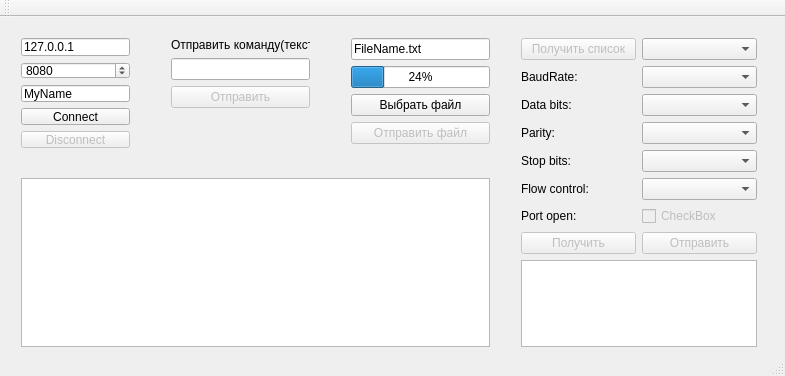
<?xml version="1.0" encoding="UTF-8"?>
<ui version="4.0">
 <class>MainWindow</class>
 <widget class="QMainWindow" name="MainWindow">
  <property name="geometry">
   <rect>
    <x>0</x>
    <y>0</y>
    <width>785</width>
    <height>376</height>
   </rect>
  </property>
  <property name="windowTitle">
   <string>MainWindow</string>
  </property>
  <widget class="QWidget" name="centralWidget">
   <widget class="QWidget" name="layoutWidget">
    <property name="geometry">
     <rect>
      <x>10</x>
      <y>10</y>
      <width>131</width>
      <height>132</height>
     </rect>
    </property>
    <layout class="QVBoxLayout" name="verticalLayout">
     <item>
      <widget class="QLineEdit" name="leHost">
       <property name="text">
        <string>127.0.0.1</string>
       </property>
      </widget>
     </item>
     <item>
      <widget class="QSpinBox" name="sbPort">
       <property name="maximum">
        <number>65536</number>
       </property>
       <property name="value">
        <number>8080</number>
       </property>
      </widget>
     </item>
     <item>
      <widget class="QLineEdit" name="leName">
       <property name="text">
        <string>MyName</string>
       </property>
      </widget>
     </item>
     <item>
      <widget class="QPushButton" name="pbConnect">
       <property name="text">
        <string>Connect</string>
       </property>
      </widget>
     </item>
     <item>
      <widget class="QPushButton" name="pbDisconnect">
       <property name="enabled">
        <bool>false</bool>
       </property>
       <property name="text">
        <string>Disconnect</string>
       </property>
      </widget>
     </item>
    </layout>
   </widget>
   <widget class="QWidget" name="verticalLayoutWidget">
    <property name="geometry">
     <rect>
      <x>10</x>
      <y>150</y>
      <width>491</width>
      <height>191</height>
     </rect>
    </property>
    <layout class="QVBoxLayout" name="verticalLayout_2">
     <item>
      <widget class="QListWidget" name="lwLog"/>
     </item>
    </layout>
   </widget>
   <widget class="QWidget" name="verticalLayoutWidget_2">
    <property name="geometry">
     <rect>
      <x>340</x>
      <y>10</y>
      <width>161</width>
      <height>131</height>
     </rect>
    </property>
    <layout class="QVBoxLayout" name="verticalLayout_3">
     <item>
      <widget class="QLineEdit" name="leFileName">
       <property name="text">
        <string>FileName.txt</string>
       </property>
       <property name="readOnly">
        <bool>true</bool>
       </property>
      </widget>
     </item>
     <item>
      <widget class="QProgressBar" name="pgFileSend">
       <property name="value">
        <number>24</number>
       </property>
      </widget>
     </item>
     <item>
      <widget class="QPushButton" name="pushButton">
       <property name="text">
        <string>Выбрать файл</string>
       </property>
      </widget>
     </item>
     <item>
      <widget class="QPushButton" name="btnSendFile">
       <property name="enabled">
        <bool>false</bool>
       </property>
       <property name="text">
        <string>Отправить файл</string>
       </property>
      </widget>
     </item>
     <item>
      <spacer name="verticalSpacer">
       <property name="orientation">
        <enum>Qt::Vertical</enum>
       </property>
       <property name="sizeHint" stdset="0">
        <size>
         <width>20</width>
         <height>40</height>
        </size>
       </property>
      </spacer>
     </item>
    </layout>
   </widget>
   <widget class="QWidget" name="verticalLayoutWidget_3">
    <property name="geometry">
     <rect>
      <x>160</x>
      <y>10</y>
      <width>161</width>
      <height>131</height>
     </rect>
    </property>
    <layout class="QVBoxLayout" name="verticalLayout_4">
     <item>
      <widget class="QLabel" name="label">
       <property name="text">
        <string>Отправить команду(текст):</string>
       </property>
      </widget>
     </item>
     <item>
      <widget class="QLineEdit" name="leMessage"/>
     </item>
     <item>
      <widget class="QPushButton" name="btnSendMessage">
       <property name="enabled">
        <bool>false</bool>
       </property>
       <property name="text">
        <string>Отправить</string>
       </property>
      </widget>
     </item>
     <item>
      <spacer name="verticalSpacer_2">
       <property name="orientation">
        <enum>Qt::Vertical</enum>
       </property>
       <property name="sizeHint" stdset="0">
        <size>
         <width>20</width>
         <height>40</height>
        </size>
       </property>
      </spacer>
     </item>
    </layout>
   </widget>
   <widget class="QWidget" name="layoutWidget_2">
    <property name="geometry">
     <rect>
      <x>510</x>
      <y>10</y>
      <width>258</width>
      <height>331</height>
     </rect>
    </property>
    <layout class="QVBoxLayout" name="verticalLayoutServer">
     <item>
      <layout class="QHBoxLayout" name="horizontalLayout_2">
       <item>
        <widget class="QPushButton" name="btnSearchCOMPorts">
         <property name="enabled">
          <bool>false</bool>
         </property>
         <property name="text">
          <string>Получить список</string>
         </property>
        </widget>
       </item>
       <item>
        <widget class="QComboBox" name="cbPortName"/>
       </item>
      </layout>
     </item>
     <item>
      <layout class="QGridLayout" name="gridLayout">
       <item row="0" column="0">
        <widget class="QLabel" name="lBR">
         <property name="text">
          <string>BaudRate:</string>
         </property>
        </widget>
       </item>
       <item row="3" column="1">
        <widget class="QComboBox" name="cbStopBits">
         <property name="enabled">
          <bool>true</bool>
         </property>
        </widget>
       </item>
       <item row="2" column="1">
        <widget class="QComboBox" name="cbParity">
         <property name="enabled">
          <bool>true</bool>
         </property>
        </widget>
       </item>
       <item row="1" column="1">
        <widget class="QComboBox" name="cbDataBits">
         <property name="enabled">
          <bool>true</bool>
         </property>
        </widget>
       </item>
       <item row="0" column="1">
        <widget class="QComboBox" name="cbBaudRate">
         <property name="enabled">
          <bool>true</bool>
         </property>
        </widget>
       </item>
       <item row="4" column="1">
        <widget class="QComboBox" name="cbFlowControl">
         <property name="enabled">
          <bool>true</bool>
         </property>
        </widget>
       </item>
       <item row="1" column="0">
        <widget class="QLabel" name="lDB">
         <property name="text">
          <string>Data bits:</string>
         </property>
        </widget>
       </item>
       <item row="2" column="0">
        <widget class="QLabel" name="lP">
         <property name="text">
          <string>Parity:</string>
         </property>
        </widget>
       </item>
       <item row="3" column="0">
        <widget class="QLabel" name="lSB">
         <property name="text">
          <string>Stop bits:</string>
         </property>
        </widget>
       </item>
       <item row="4" column="0">
        <widget class="QLabel" name="lFC">
         <property name="text">
          <string>Flow control:</string>
         </property>
        </widget>
       </item>
       <item row="5" column="0">
        <widget class="QLabel" name="label_2">
         <property name="text">
          <string>Port open:</string>
         </property>
        </widget>
       </item>
       <item row="5" column="1">
        <widget class="QCheckBox" name="chOpened">
         <property name="enabled">
          <bool>false</bool>
         </property>
         <property name="text">
          <string>CheckBox</string>
         </property>
         <property name="checkable">
          <bool>true</bool>
         </property>
        </widget>
       </item>
      </layout>
     </item>
     <item>
      <layout class="QVBoxLayout" name="verticalLayout_5">
       <item>
        <layout class="QHBoxLayout" name="horizontalLayout_3">
         <item>
          <widget class="QPushButton" name="bntGetParam">
           <property name="enabled">
            <bool>false</bool>
           </property>
           <property name="text">
            <string>Получить</string>
           </property>
          </widget>
         </item>
         <item>
          <widget class="QPushButton" name="btnSetParam">
           <property name="enabled">
            <bool>false</bool>
           </property>
           <property name="text">
            <string>Отправить</string>
           </property>
          </widget>
         </item>
        </layout>
       </item>
      </layout>
     </item>
     <item alignment="Qt::AlignBottom">
      <widget class="QListWidget" name="lbComLog"/>
     </item>
    </layout>
   </widget>
  </widget>
  <widget class="QToolBar" name="mainToolBar">
   <attribute name="toolBarArea">
    <enum>TopToolBarArea</enum>
   </attribute>
   <attribute name="toolBarBreak">
    <bool>false</bool>
   </attribute>
  </widget>
  <widget class="QStatusBar" name="statusBar"/>
 </widget>
 <layoutdefault spacing="6" margin="11"/>
 <resources/>
 <connections/>
</ui>
